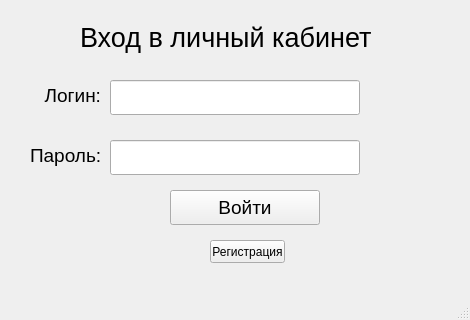
<?xml version="1.0" encoding="UTF-8"?>
<ui version="4.0">
 <class>MainWindow</class>
 <widget class="QMainWindow" name="MainWindow">
  <property name="geometry">
   <rect>
    <x>0</x>
    <y>0</y>
    <width>470</width>
    <height>320</height>
   </rect>
  </property>
  <property name="minimumSize">
   <size>
    <width>470</width>
    <height>320</height>
   </size>
  </property>
  <property name="maximumSize">
   <size>
    <width>470</width>
    <height>320</height>
   </size>
  </property>
  <property name="windowTitle">
   <string>MainWindow</string>
  </property>
  <widget class="QWidget" name="centralwidget">
   <widget class="QLabel" name="label">
    <property name="geometry">
     <rect>
      <x>80</x>
      <y>20</y>
      <width>301</width>
      <height>35</height>
     </rect>
    </property>
    <property name="font">
     <font>
      <pointsize>20</pointsize>
     </font>
    </property>
    <property name="text">
     <string>Вход в личный кабинет</string>
    </property>
   </widget>
   <widget class="QLabel" name="name_pk2">
    <property name="geometry">
     <rect>
      <x>30</x>
      <y>80</y>
      <width>71</width>
      <height>31</height>
     </rect>
    </property>
    <property name="font">
     <font>
      <pointsize>14</pointsize>
     </font>
    </property>
    <property name="text">
     <string>Логин:</string>
    </property>
    <property name="alignment">
     <set>Qt::AlignRight|Qt::AlignTrailing|Qt::AlignVCenter</set>
    </property>
   </widget>
   <widget class="QLabel" name="label_3">
    <property name="geometry">
     <rect>
      <x>30</x>
      <y>140</y>
      <width>81</width>
      <height>31</height>
     </rect>
    </property>
    <property name="font">
     <font>
      <pointsize>14</pointsize>
     </font>
    </property>
    <property name="text">
     <string>Пароль:</string>
    </property>
   </widget>
   <widget class="QPushButton" name="login_btn">
    <property name="geometry">
     <rect>
      <x>170</x>
      <y>190</y>
      <width>150</width>
      <height>35</height>
     </rect>
    </property>
    <property name="font">
     <font>
      <pointsize>14</pointsize>
     </font>
    </property>
    <property name="text">
     <string>Войти</string>
    </property>
   </widget>
   <widget class="QLineEdit" name="login">
    <property name="geometry">
     <rect>
      <x>110</x>
      <y>80</y>
      <width>250</width>
      <height>35</height>
     </rect>
    </property>
    <property name="font">
     <font>
      <pointsize>14</pointsize>
     </font>
    </property>
   </widget>
   <widget class="QLineEdit" name="password">
    <property name="geometry">
     <rect>
      <x>110</x>
      <y>140</y>
      <width>250</width>
      <height>35</height>
     </rect>
    </property>
    <property name="font">
     <font>
      <pointsize>14</pointsize>
     </font>
    </property>
   </widget>
   <widget class="QPushButton" name="registration_btn">
    <property name="geometry">
     <rect>
      <x>210</x>
      <y>240</y>
      <width>75</width>
      <height>23</height>
     </rect>
    </property>
    <property name="text">
     <string>Регистрация</string>
    </property>
   </widget>
  </widget>
  <widget class="QMenuBar" name="menubar">
   <property name="geometry">
    <rect>
     <x>0</x>
     <y>0</y>
     <width>470</width>
     <height>21</height>
    </rect>
   </property>
  </widget>
  <widget class="QStatusBar" name="statusbar"/>
 </widget>
 <resources/>
 <connections/>
</ui>
